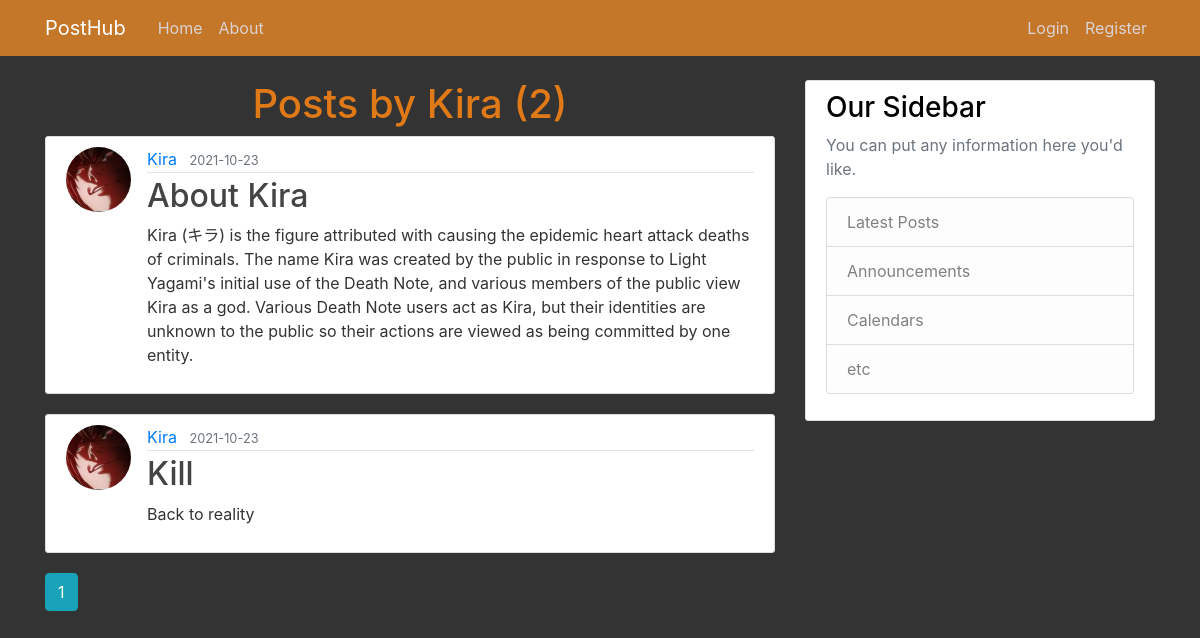
Screenshot of /user/Kira with the database file from the repository.
### flaskblog/models.py (models this page shows, shortened)
class User(db.Model, UserMixin):
    id = db.Column(db.Integer, primary_key=True)
    username = db.Column(db.String(20), unique=True, nullable=False)
    email = db.Column(db.String(120), unique=True, nullable=False)
    image_file = db.Column(db.String(20), nullable=False, default='default.jpg')
    password = db.Column(db.String(60), nullable=False)
    posts = db.relationship('Post', backref='author', lazy=True)

class Post(db.Model):
    id = db.Column(db.Integer, primary_key=True)
    title = db.Column(db.String(100), nullable=False)
    date_posted = db.Column(db.DateTime, nullable=False, default=datetime.utcnow)
    content = db.Column(db.Text, nullable=False)
    user_id = db.Column(db.Integer, db.ForeignKey('user.id'), nullable=False)

### flaskblog/routes.py (the view)
@app.route("/user/<string:username>")
def user_posts(username):
    page = request.args.get('page', type = int)
    user = User.query.filter_by(username=username).first_or_404()
    posts = Post.query.filter_by(author=user).order_by(Post.date_posted.desc()).paginate(page=page, per_page=5)
    return render_template('user_posts.html', user=user,posts=posts)

### flaskblog/templates/user_posts.html
{% extends "layout.html" %}
{% block content %}
    <h1 style="text-align:center;color:rgb(224, 121, 23)">Posts by {{ user.username }} ({{ posts.total }})</h1>
    {% for post in posts.items %}
        <article class="media content-section">
        <img class="rounded-circle article-img" src="{{ url_for('static', filename='profile_pics/' + post.author.image_file) }}">
        <div class="media-body">
            <div class="article-metadata">
            <a class="mr-2" href="{{ url_for('user_posts', username = post.author.username) }}">{{ post.author.username }}</a>
            <small class="text-muted">{{ post.date_posted.strftime('%Y-%m-%d') }}</small>
            </div>
            <h2><a class="article-title" href="{{ url_for('post', post_id=post.id) }}">{{ post.title }}</a></h2>
            <p class="article-content">{{ post.content }}</p>
        </div>
        </article>
    {% endfor %}
    {% for page_num in posts.iter_pages(left_edge=1, right_edge=1, left_current=1, right_current=2) %}
        {% if page_num %}
            {% if posts.page == page_num %}
                <a class="btn btn-info mb-4" href="{{ url_for('user_posts',username=user.username, page=page_num) }}">{{ page_num }}</a>
            {% else %}
                <a class="btn btn-outline-info mb-4" href="{{ url_for('user_posts', username=user.username, page=page_num) }}">{{ page_num }}</a>
            {% endif %}
        {% endif %}
    {% endfor %}
{% endblock content %}

### flaskblog/static/main.css (style rules this page uses)
body { background: #333333; color: #333333; margin-top: 5rem; }
h1, h2, h3, h4, h5, h6 { color: #000000; }
.content-section { background: #ffffff; padding: 10px 20px; border: 1px solid #dddddd; border-radius: 3px; margin-bottom: 20px; }
.article-title { color: #444444; }
.article-content { white-space: pre-line; }
.article-img { height: 65px; width: 65px; margin-right: 16px; }
.article-metadata { padding-bottom: 1px; margin-bottom: 4px; border-bottom: 1px solid #e3e3e3 }

### rows the page displays
User: username "Kira"
Post: image_file (picture), author.username "Kira", date_posted "2021-10-23", title "About Kira", content "Kira (キラ) is the figure attributed with causing the epidemic heart attack deaths of criminals. The name Kira was created by the public in response to Light Yagami's initial use of the Death Note, and various members of the public view Kira as a god. Various Death Note users act as Kira, but their identities are unknown to the public so their actions are viewed as being committed by one entity."
Post: image_file (picture), author.username "Kira", date_posted "2021-10-23", title "Kill", content "Back to reality"

### other values shown
{{ posts.total }} "2"
{{ page_num }} "1"
